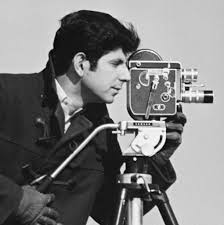
#> input picture 07_CannyEdgeDetector/images/cm.jpg, 224 x 225 px, found by its file name
$ jupyter execute --allow-errors 04_a_EdgeDetection.ipynb
#> lines starting #> are read from the running program, lines starting #| are printed output that depends on the picture
[cell 1]
import cv2
import matplotlib.pyplot as plt
import numpy as np

[cell 2]
imPth = r'C:\Users\DeLL\Desktop\ML\CV\images\cm.jpg'
img = plt.imread(imPth)
#> img is the input picture: shape (225, 224, 3); min 0, max 255, mean 122.7

[cell 3]
plt.imshow(img,cmap='gray')

[cell 4]
E = cv2.Canny(img,150,250)
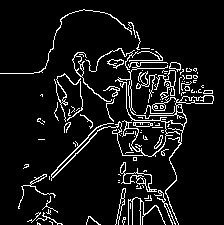
#> E: shape (225, 224); 8.1% white in thin lines or dots

[cell 5]
plt.subplot(121)
plt.imshow(img,cmap='gray')
plt.axis('off')
plt.subplot(122)
plt.imshow(E,cmap='gray')
plt.axis('off')
plt.show()

[cell 6]
x = 0
y = -1
sigma = 1
v = (1/(2*np.pi*(sigma**2)))*np.exp(-(x**2 + y**2)/(2*(sigma**2)))
v

[cell 7]
v

[cell 8]
def f_getGaussianFilter(s,sigma):
#> called with s = 11, sigma = 2
    maxX = s//2
    minX = -maxX
    minY = minX
    maxY = maxX
    G = np.zeros((s,s))
    for x in range(minX,maxX+1):
        for y in range(minY,maxY+1):
            v = (1/(2*np.pi*(sigma**2)))*np.exp(-(x**2 + y**2)/(2*(sigma**2)))
            G[x-minX,y-minY] = v
    return G

[cell 9]
G = f_getGaussianFilter(11,2)

[cell 10]
np.sum(G)

#> (a cell that did not finish here is left out)

[cell 12]
G = f_getGaussianFilter(3,0.5)
img_S = cv2.filter2D(img,-1,G)
plt.subplot(121)
plt.imshow(img,cmap='gray')
plt.axis('off')
plt.subplot(122)
plt.imshow(img_S,cmap='gray')
plt.axis('off')
plt.show()

[cell 13]
img_S = img_S[:,:,0]
#> img_S: shape (225, 224)
mask_x = np.zeros((2,1))
mask_x[0] = -1
mask_x[1] = 1

[cell 14]
mask_x

[cell 15]
img_S = np.float64(img_S)
Ix = cv2.filter2D(img_S,-1,mask_x)
mask_y = mask_x.T
Iy = cv2.filter2D(img_S,-1,mask_y)
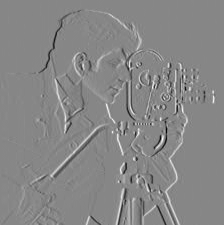
#> Iy: shape (225, 224) float64; min -164, max 146, mean 0.5; drawn with min black and max white

[cell 16]
Ix.dtype

[cell 17]
Iy.shape
#> Out = (225, 224)

[cell 18]
img_S.shape
#> Out = (225, 224)

[cell 19]
plt.subplot(121)
plt.imshow(Ix,cmap='gray')
plt.title('X-derivative')
plt.axis('off')
plt.subplot(122)
plt.imshow(Iy,cmap='gray')
plt.title('Y-derivative')
plt.axis('off')
plt.show()

[cell 20]
gv = np.array([Ix[150,130],Iy[150,130]])
#> gv = [-1, -2]

[cell 21]
gv
#> Out = [-1, -2]

[cell 22]
Ix.dtype

[cell 23]
def Gx(s,sigma):
#> called with s = 3, sigma = 0.5
    maxX = s//2
    minX = -maxX
    minY = minX
    maxY = maxX
    Gx = np.zeros((s,s))
    for x in range(minX,maxX+1):
        for y in range(minY,maxY+1):
            v = (-x/(2*np.pi*(sigma**4)))*np.exp(-(x**2 + y**2)/(2*(sigma**2)))
            Gx[x-minX,y-minY] = v
    return Gx

[cell 24]
def Gy(s,sigma):
#> called with s = 3, sigma = 0.5
    maxX = s//2
    minX = -maxX
    minY = minX
    maxY = maxX
    Gy = np.zeros((s,s))
    for x in range(minX,maxX+1):
        for y in range(minY,maxY+1):
            v = (-y/(2*np.pi*(sigma**4)))*np.exp(-(x**2 + y**2)/(2*(sigma**2)))
            Gy[x-minX,y-minY] = v
    return Gy

[cell 25]
gx = Gx(3,0.5)
gy = Gy(3,0.5)

[cell 26]
gx

[cell 27]
gy

[cell 28]
img.shape
#> Out = (225, 224, 3)

[cell 29]
img = np.float64(img[:,:,0])
#> img: shape (225, 224) float64

[cell 30]
Ix = cv2.filter2D(img,-1,gx)
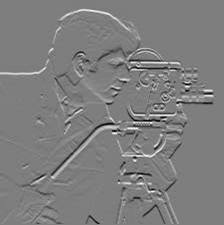
#> Ix: shape (225, 224) float64; min -105.3, max 107.4, mean 0.3; drawn with min black and max white
Iy = cv2.filter2D(img,-1,gy)
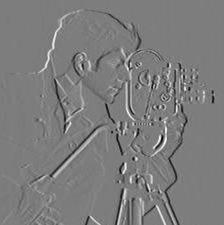
#> Iy: shape (225, 224) float64; min -105, max 108.4, mean -0.4; drawn with min black and max white

[cell 31]
plt.subplot(121)
plt.imshow(Ix,cmap='gray')
plt.title('X-derivative')
plt.axis('off')
plt.subplot(122)
plt.imshow(Iy,cmap='gray')
plt.title('Y-derivative')
plt.axis('off')
plt.show()

[cell 32]
Gm = (Ix**2 + Iy**2)**0.5
Gd = np.rad2deg(np.arctan2(Iy,Ix))
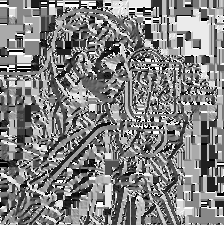
#> Gd: shape (225, 224) float64; min -180, max 180, mean 3.4; drawn with min black and max white

[cell 33]
Gd.min(),Gd.max()
#> Out = (-180, 180)

[cell 34]
Gd.shape
#> Out = (225, 224)

[cell 35]
Gm.min(), Gm.max()
#> Out = (7.85e-17, 125.7)

[cell 36]
plt.subplot(121)
plt.imshow(Gm,cmap='gray')
plt.title('GM')
plt.axis('off')
plt.subplot(122)
plt.imshow(Gd,cmap='gray')
plt.title('Gd')
plt.axis('off')
plt.show()

[cell 37]
plt.imshow(Gm>30,cmap='gray')

[cell 38]
plt.hist(Gd.flatten())
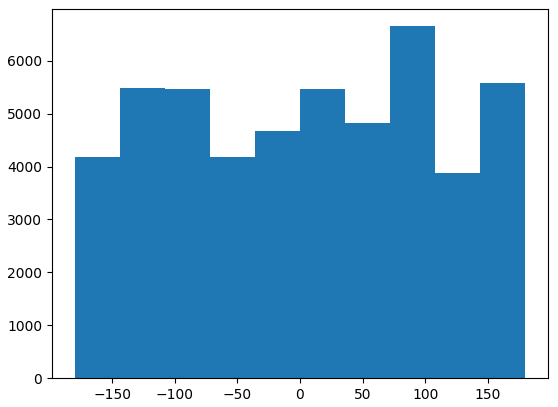
#> figure drawn by matplotlib, 1 panel; tallest bar 6654 high, from x = 72 to 108

[cell 39]
bins = np.array([-180.,-135.,-90.,-45.,0.,45.,90.,135.,180.])
inds = np.digitize(Gd,bins)-1
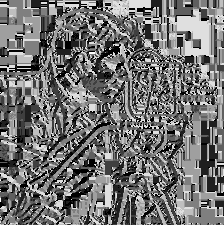
#> inds: shape (225, 224) int64; min 0, max 8, mean 3.59; drawn with min black and max white
Gd_bin = bins[inds.flatten()].reshape(Gd.shape)

[cell 40]
i,j = 10,100
Gd[i,j],Gd_bin[i,j]
#> Out = (-22.01, -45)

[cell 41]
A = np.array([180.,134.,179.,135,-33.,-180.])
inds = np.digitize(A,bins)-1

[cell 42]
bins[inds]

[cell 43]
A = np.array([180.,134.,179.,135,-33.,-180.,12,-12,-170])
A_bin = 45*(np.round(A/45))

[cell 44]
A_bin

[cell 45]
Gd_bin = 45*(np.round(Gd/45))

[cell 46]
i,j = 12,100
Gd[i,j],Gd_bin[i,j]
#> Out = (-15.97, 0)

[cell 47]
def NMS(Gm,Gd):
    Gd_bin = 45*(np.round(Gd/45))
    Gm_NMS = np.zeros(Gm.shape)
    numRows,numCols = Gm.shape[0],Gm.shape[1]
#> numRows = 225; numCols = 224
    a,b=0.,0.
    for r in range(1,numRows-1):
        for c in range(1,numCols-1):
            ang = Gd_bin[r,c]
            if ang == 180. or ang == -180. or ang == 0.0 or ang == -0.0:
                a,b = Gm[r-1,c], Gm[r+1,c]
            elif ang == 45. or ang == -135.:
                a,b = Gm[r+1,c+1],Gm[r-1,c-1]
            elif ang == 90. or ang == -90.:
                a,b = Gm[r,c-1],Gm[r,c+1]
            elif ang == 135. or ang == -45.:
                a,b = Gm[r-1,c+1],Gm[r+1,c-1]
            else:
                print('Error')
                return
            if Gm[r,c] >= a and Gm[r,c] >= b:
                Gm_NMS[r,c] = Gm[r,c]
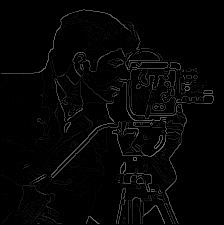
#> Gm_NMS: shape (225, 224) float64; min 0, max 125.7, mean 5.3
    return Gm_NMS

[cell 48]
Gm_NMS = NMS(Gm,Gd)

[cell 49]
plt.subplot(121)
plt.imshow(Gm,cmap='gray')
plt.title('GM')
plt.axis('off')
plt.subplot(122)
plt.imshow(Gm_NMS,cmap='gray')
plt.title('GM_NMS')
plt.axis('off')
plt.show()

[cell 50]
plt.imshow(Gm_NMS>50,cmap='gray')
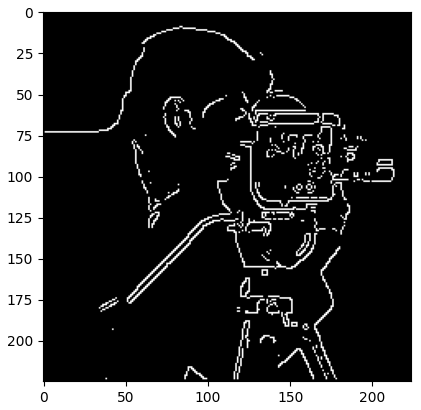
#> figure drawn by matplotlib, 1 panel

[cell 51]
from skimage import filters

[cell 52]
L = Gm_NMS.mean()
#> L = 5.27
H = L + Gm_NMS.std()
#> H = 21.68
E = filters.apply_hysteresis_threshold(Gm_NMS,L,H)
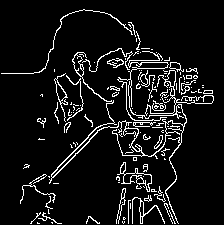
#> E: shape (225, 224) bool; 8.1% white in thin lines or dots

$ run again, with 07_CannyEdgeDetector/images/1.jpg copied over 07_CannyEdgeDetector/images/cm.jpg
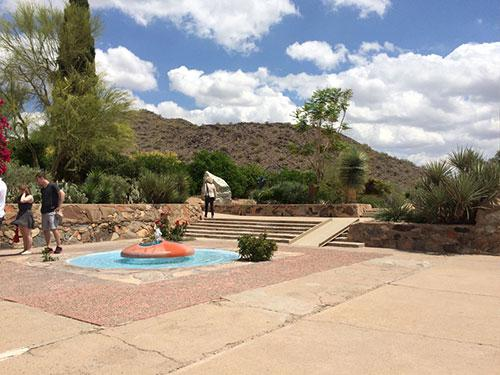
#> input picture 07_CannyEdgeDetector/images/1.jpg, 500 x 375 px, found by its file name
#> img is the input picture: shape (375, 500, 3); mean R, G, B 162.4, 152.5, 140.3
#> gv = [-5, 4]
#> img: shape (375, 500) float64
#> `Gd.min(),Gd.max()`: Out = (-180, 180)
#> `Gm.min(), Gm.max()`: Out = (3.93e-17, 134.7)
#> `inds = np.digitize(Gd,bins)-1`:
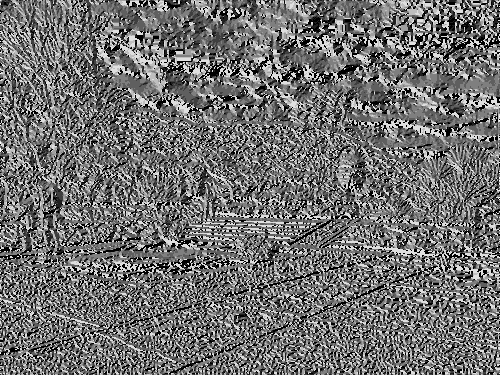
#> inds: shape (375, 500) int64; min 0, max 8, mean 3.52; drawn with min black and max white
#> `Gd[i,j],Gd_bin[i,j]`: Out = (9.12, 0)
#> `Gd[i,j],Gd_bin[i,j]`: Out = (12.92, 0)
#> L = 5.04
#> H = 16.53
#> `E = filters.apply_hysteresis_threshold(Gm_NMS,L,H)`:
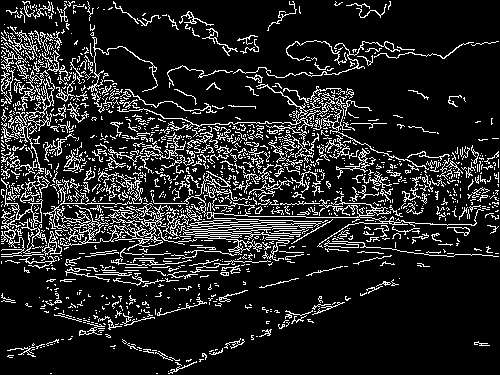
#> E: shape (375, 500) bool; 13.8% white in thin lines or dots

$ run again, with 07_CannyEdgeDetector/images/2.jpg copied over 07_CannyEdgeDetector/images/cm.jpg
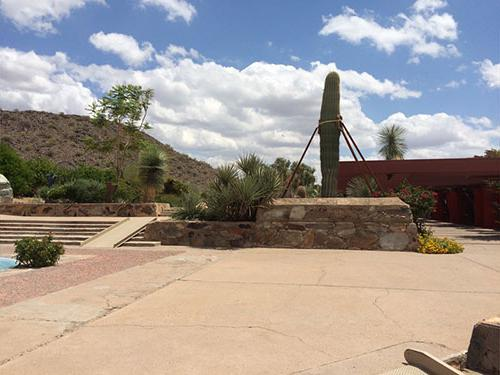
#> input picture 07_CannyEdgeDetector/images/2.jpg, 500 x 375 px, found by its file name
#> img is the input picture: shape (375, 500, 3); mean R, G, B 159.3, 151.1, 145.9
#> gv = [3, -7]
#> img: shape (375, 500) float64
#> `Gd.min(),Gd.max()`: Out = (-180, 180)
#> `Gm.min(), Gm.max()`: Out = (3.93e-17, 124.5)
#> `Gd[i,j],Gd_bin[i,j]`: Out = (59.7, 45)
#> `Gd[i,j],Gd_bin[i,j]`: Out = (90, 90)
#> L = 3.88
#> H = 14.4
#> `E = filters.apply_hysteresis_threshold(Gm_NMS,L,H)`:
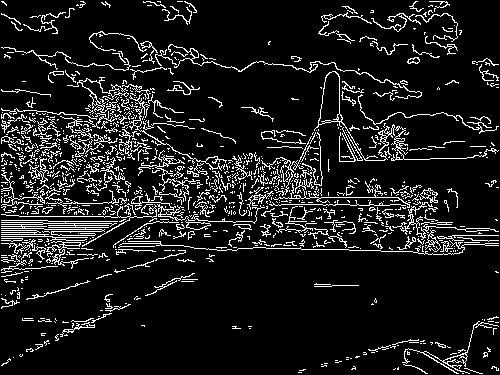
#> E: shape (375, 500) bool; 10.8% white in thin lines or dots
